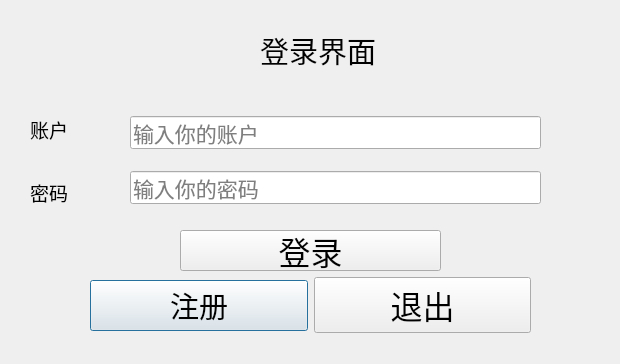
<?xml version="1.0" encoding="UTF-8"?>
<ui version="4.0">
 <class>Dialog</class>
 <widget class="QDialog" name="Dialog">
  <property name="geometry">
   <rect>
    <x>0</x>
    <y>0</y>
    <width>620</width>
    <height>364</height>
   </rect>
  </property>
  <property name="windowTitle">
   <string>Dialog</string>
  </property>
  <widget class="QLabel" name="label_3">
   <property name="geometry">
    <rect>
     <x>260</x>
     <y>30</y>
     <width>121</width>
     <height>41</height>
    </rect>
   </property>
   <property name="font">
    <font>
     <pointsize>22</pointsize>
    </font>
   </property>
   <property name="text">
    <string>登录界面</string>
   </property>
  </widget>
  <widget class="QWidget" name="verticalLayoutWidget">
   <property name="geometry">
    <rect>
     <x>130</x>
     <y>100</y>
     <width>411</width>
     <height>121</height>
    </rect>
   </property>
   <layout class="QVBoxLayout" name="verticalLayout">
    <item>
     <widget class="QLineEdit" name="lineEdit">
      <property name="font">
       <font>
        <pointsize>16</pointsize>
       </font>
      </property>
      <property name="placeholderText">
       <string>输入你的账户</string>
      </property>
     </widget>
    </item>
    <item>
     <widget class="QLineEdit" name="lineEdit_2">
      <property name="font">
       <font>
        <pointsize>16</pointsize>
       </font>
      </property>
      <property name="placeholderText">
       <string>输入你的密码</string>
      </property>
     </widget>
    </item>
   </layout>
  </widget>
  <widget class="QWidget" name="verticalLayoutWidget_2">
   <property name="geometry">
    <rect>
     <x>30</x>
     <y>100</y>
     <width>61</width>
     <height>121</height>
    </rect>
   </property>
   <layout class="QVBoxLayout" name="verticalLayout_2">
    <item>
     <widget class="QLabel" name="label">
      <property name="font">
       <font>
        <pointsize>14</pointsize>
       </font>
      </property>
      <property name="text">
       <string>账户</string>
      </property>
     </widget>
    </item>
    <item>
     <widget class="QLabel" name="label_2">
      <property name="font">
       <font>
        <pointsize>14</pointsize>
       </font>
      </property>
      <property name="text">
       <string>密码</string>
      </property>
     </widget>
    </item>
   </layout>
  </widget>
  <widget class="QWidget" name="horizontalLayoutWidget">
   <property name="geometry">
    <rect>
     <x>90</x>
     <y>270</y>
     <width>441</width>
     <height>71</height>
    </rect>
   </property>
   <layout class="QHBoxLayout" name="horizontalLayout">
    <item>
     <widget class="QPushButton" name="pushButton_2">
      <property name="font">
       <font>
        <pointsize>22</pointsize>
       </font>
      </property>
      <property name="text">
       <string>注册</string>
      </property>
     </widget>
    </item>
    <item>
     <widget class="QPushButton" name="pushButton">
      <property name="font">
       <font>
        <pointsize>24</pointsize>
       </font>
      </property>
      <property name="text">
       <string>退出</string>
      </property>
     </widget>
    </item>
   </layout>
  </widget>
  <widget class="QPushButton" name="pushButton_3">
   <property name="geometry">
    <rect>
     <x>180</x>
     <y>230</y>
     <width>261</width>
     <height>41</height>
    </rect>
   </property>
   <property name="font">
    <font>
     <pointsize>24</pointsize>
    </font>
   </property>
   <property name="text">
    <string>登录</string>
   </property>
  </widget>
 </widget>
 <resources/>
 <connections/>
</ui>
